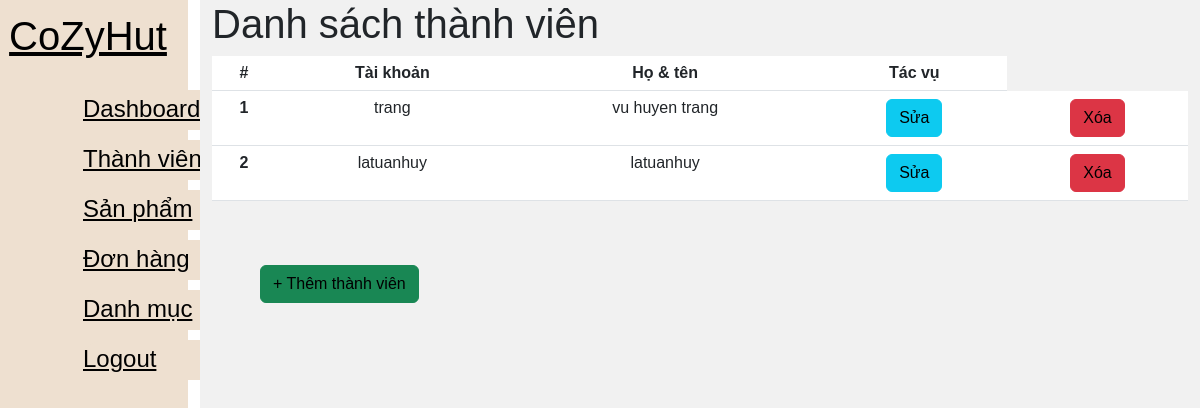
The app's page /index.php?controller=admin&redirect=user (signed in) with its own data.
### tables this page shows
CREATE TABLE `user` (
  `id` int(11) NOT NULL,
  `username` varchar(255) NOT NULL,
  `password` varchar(255) NOT NULL,
  `fullname` varchar(255) NOT NULL,
  `role_as` tinyint(1) NOT NULL
);

### index.php (called while the page is built, shortened)
<?php
require_once('Controller/main_controller.php');
?>

### Model/Admin/User/user_model.php (called while the page is built, shortened)
<?php
function index() {
    include_once('Config/connect.php');
    $sql = "SELECT * FROM user";
    $record = mysqli_query($connect, $sql);
    return $record;
}
switch($action) {
    case '': $record = index(); break;
}
?>

### Views/Admin/User/main.php (the view, shortened to what this page needs)
<head>
    <link rel="stylesheet" href="css/styleadmin.css">
    <link rel="stylesheet" href="https://cdn.jsdelivr.net/npm/bootstrap@5.3.0-alpha1/dist/css/bootstrap.min.css">
</head>
<div class="row">
    <div class="side-menu col-2">
        <div class="brand-name">
            <h1><a href="index.php">CoZyHut</a></h1>
        </div>
        <ul>
            <li><a href="?controller=admin">Dashboard</a></li>
            <li><a href="?controller=admin&redirect=user">Thành viên</a></li>
            <li><a href="?controller=admin&redirect=product">Sản phẩm</a></li>
            <li><a href="#">Đơn hàng</a></li>
            <li><a href="?controller=admin&redirect=category">Danh mục</a></li>
            <li><a href="?controller=login&action=logout">Logout</a></li>
        </ul>
    </div>
    <div class="container col-10 ">
        <table class="table text-center">
            <h1 text-align="center">Danh sách thành viên</h1>
            <thead>
                <tr>
                    <th scope="col">#</th>
                    <th scope="col">Tài khoản</th>
                    <th scope="col">Họ & tên</th>
                    <th scope="col">Tác vụ</th>
                </tr>
            </thead>
            <tbody>
                <?php
                $stt = 1;
                foreach ($record as $item) {
                    ?>
                    <tr>
                        <th scope="row">
                            <?= $stt ?>
                        </th>
                        <td>
                            <?= $item['username'] ?>
                        </td>
                        <td>
                            <?= $item['fullname'] ?>
                        </td>
                        <td>
                            <a href="?controller=<?= $controller ?>&redirect=<?= $redirect ?>&action=edit&id=<?= $item['id'] ?>"
                                class="btn btn-info mr-2">Sửa</a>
                        <td><a onClick="confirm('Bạn có chắc chắn xóa không?')"
                                href="?controller=<?= $controller ?>&redirect=<?= $redirect ?>&action=delete&id=<?= $item['id']; ?>"
                                class="btn btn-danger">Xóa</a></td>
                        </td>
                    </tr>
                    <?php $stt++;
                } ?>
            </tbody>
        </table>
        <div><a class="btn btn-success m-5"
                href="?controller=<?= $controller ?>&redirect=<?= $redirect ?>&action=create">+ Thêm thành viên</a>
        </div>
    </div>
</div>
</body>
</html>

### css/styleadmin.css (style rules this page uses)
* { margin: 0; padding: 0; box-sizing: border-box; font-family: Helvetica, Arial, sans-serif; }
a { color: #000000 !important; text-decoration: none; background-color: transparent; }
li { list-style: none; }
h1, h2 { color: #444; }
.h1, .h2, .h3, .h4, .h5, .h6, h1, h2, h3, h4, h5, h6 { margin-top: 2rem; margin-bottom: 0.5rem; font-weight: 500; line-height: 1.2; color: var(--bs-heading-color,inherit); }
.btn { background: rgba(238, 224, 208); color: white; padding: 5px 10px; text-align: center; }
.side-menu { position: fixed; background: rgba(238, 224, 208); width: 20vw; min-height: 100vh; display: flex; flex-direction: column; }
.side-menu .brand-name { height: 10vh; display: flex; align-items: center; justify-content: center; }
.side-menu li { width: 210px; height: 40px; margin-left: 50px; margin-top: 10px; background: rgba(238, 224, 208); border: 1px solid rgba(238, 224, 208); transition: 0.5s ease; cursor: pointer; font-weight: 500; border-radius: 50px 50px 50px 50px; font-size: 24px; padding: px 40px; color: white; display: flex; text-align: center; }
.container { position: absolute; right: 0; width: 80vw; height: 100vh; background: #f1f1f1; }

### records on screen
user: username "trang", fullname "vu huyen trang"
user: username "latuanhuy", fullname "latuanhuy"
